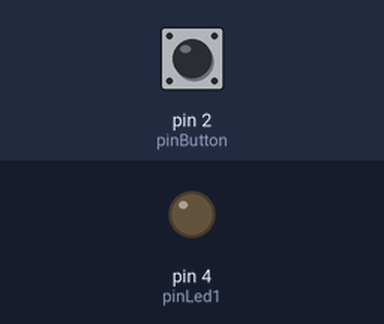
This sketch was run on a simulated Arduino Uno, built with avr-gcc and run on an emulated ATmega328P. Shown: output pins drawn as LEDs (lit = HIGH). Dashed ring = blinking. The test bench sets the inputs (shaded band); at power-on: pin 2 (pinButton) HIGH.

Above: at 2.8 s.
2.9 s: pin 2 (pinButton) pulled LOW for 3.2 s
At 4.7 s:
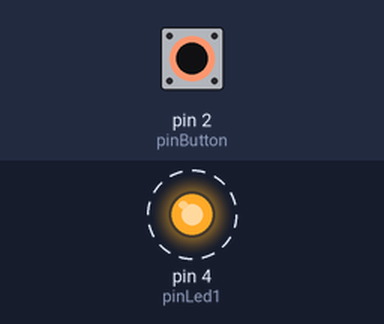
8.5 s: pin 2 (pinButton) pulled LOW for 1.2 s
At 10.4 s:
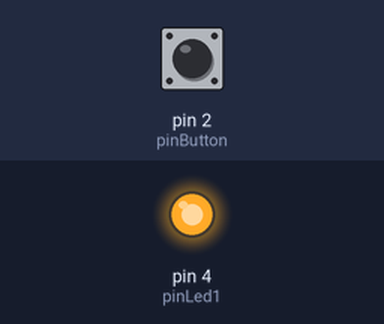
Timing chart, 0 to 11.9 s (numbered marks = the images above; inputs shaded):
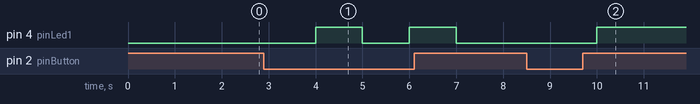

The sketch:

interrupteur.ino
```cpp
int pinButton = 2;
int pinLed1 = 4;
boolean powerLed1 = false;
void setup() {
  // put your setup code here, to run once:
  pinMode(pinButton, INPUT_PULLUP);
  pinMode(pinLed1, OUTPUT);

  digitalWrite(pinLed1, powerLed1);
}

void loop() {
  // put your main code here, to run repeatedly:
  digitalWrite(pinLed1, powerLed1);

  if(!digitalRead(pinButton)){
     powerLed1 = !powerLed1;
  }

  delay(1000);
}
```

Measured:
- after the input at 2.9 s, pin 4 (pinLed1): alternates HIGH for 1.0 s and LOW for 1.0 s, starting after 1.1 s
- after the input at 8.5 s, pin 4 (pinLed1): LOW → HIGH after 1.5 s
